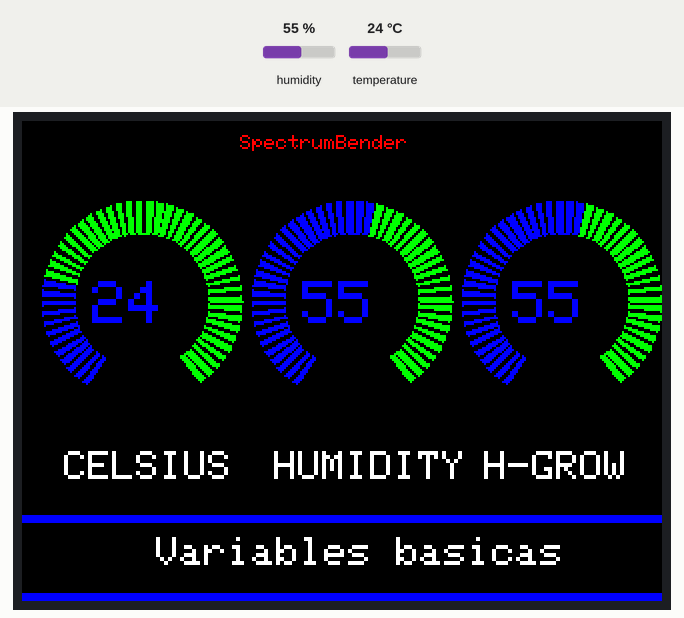
Bench run of a sketch on a simulated Arduino Mega 2560, built with avr-gcc and run on an emulated ATmega2560. Shown: 320×240 colour display. Inputs (shaded band) come from the test bench; at power-on: humidity 55 %, temperature 24 °C. What the sketch prints to the serial monitor is not drawn.

Above: at 1.4 s.
1.5 s: humidity set to 22 %
At 4.9 s:
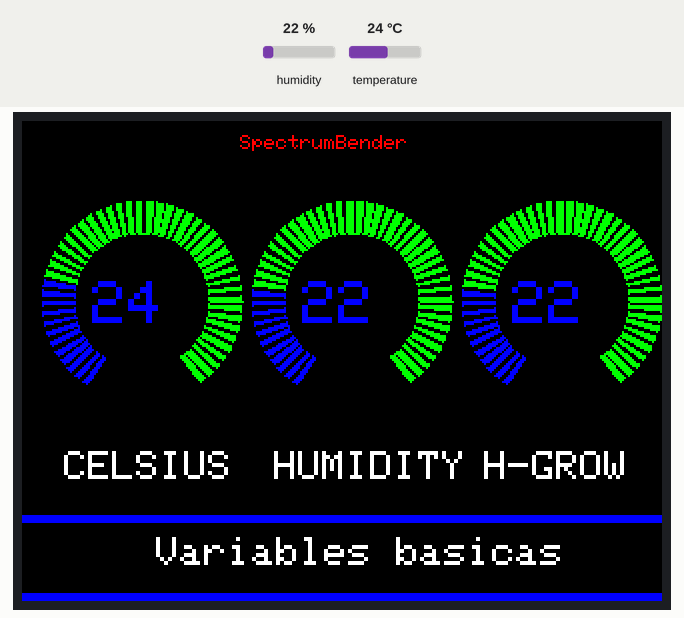
5.9 s: humidity set to 10 %
At 9.1 s:
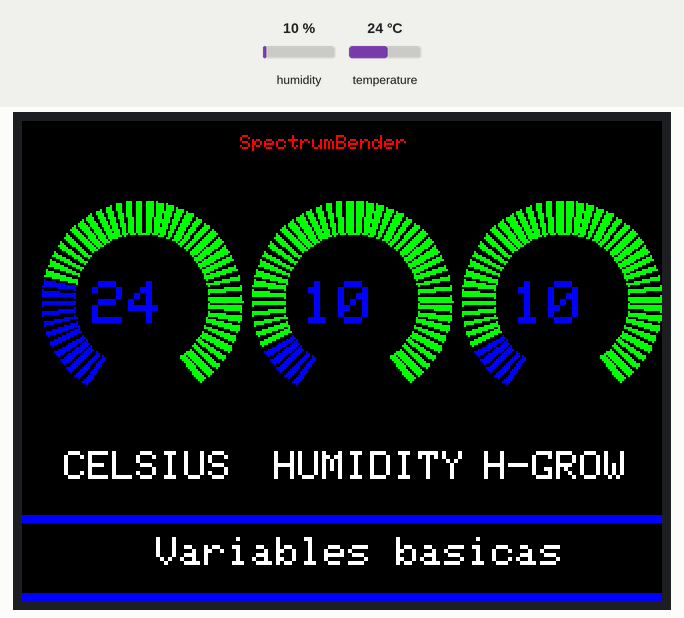
10.3 s: temperature set to 12 °C
At 11.4 s:
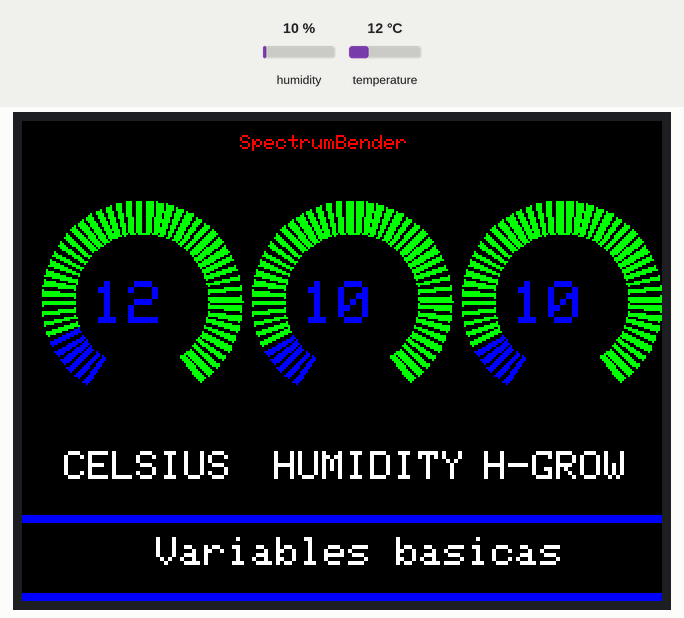
14.7 s: temperature set to 19 °C
At 18.6 s:
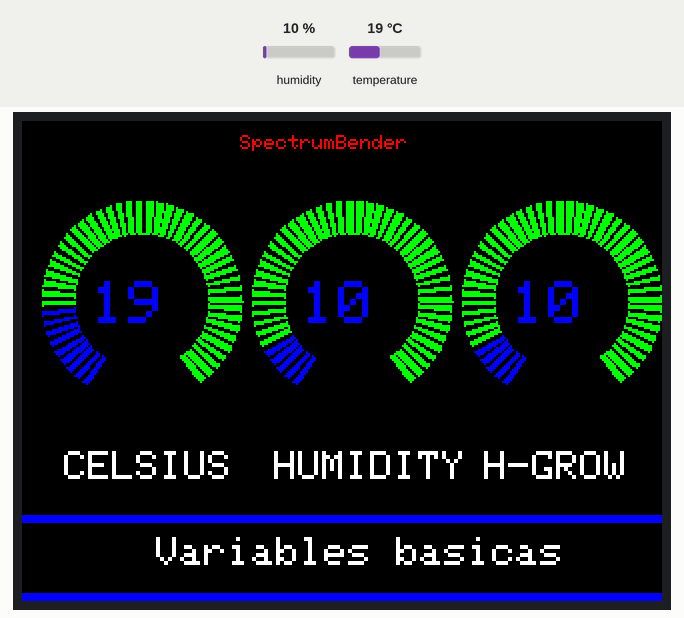
Timing chart, 0 to 20.1 s (numbered marks = the images above; inputs shaded):
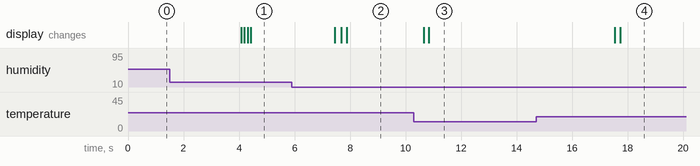

The sketch:

tft_dashboard.ino
```cpp
/* www.ngarep.net */
//Project Arduino Monitoring
#include <SPI.h>          // f.k. for Arduino-1.5.2
#include "Adafruit_GFX.h"// Hardware-specific library
#include <MCUFRIEND_kbv.h>
MCUFRIEND_kbv tft;
#include "DHT.h"

#define DHTPIN A8    // what digital pin we're connected to

#define relay 0

// Uncomment whatever type you're using!
#define DHTTYPE DHT11   // DHT 11
//#define DHTTYPE DHT22   // DHT 22  (AM2302), AM2321
//#define DHTTYPE DHT21   // DHT 21 (AM2301)

#define BLACK   0x0000
#define BLUE    0x001F
#define RED     0xF800
#define GREEN   0x07E0
#define CYAN    0x07FF
#define MAGENTA 0xF81F
#define YELLOW  0xFFE0
#define WHITE   0xFFFF

#define RED2RED 0
#define GREEN2GREEN 1
#define BLUE2BLUE 2
#define BLUE2RED 3
#define GREEN2RED 4
#define RED2GREEN 5

uint32_t runTime = -99999;       // time for next update
int reading1 = 0; // Value to be displayed
int d = 0; // Variable used for the sinewave test waveform
boolean alert = 0;
int8_t ramp = 1;
int tesmod =0;

DHT dht(DHTPIN, DHTTYPE);

void setup() {
  Serial.begin(9600);
  Serial.println("DHTxx test!");
  tft.reset(); //Reset LCD to begin
  uint16_t id = tft.readID();
    tft.begin(id);
  tft.setRotation(1); // Set Rotation at 0 degress (default)

tft.fillScreen(BLACK); //Set Background Color with BLACK
    tft.setCursor (7,208);
    tft.setTextSize (2);
    tft.setTextColor (WHITE,BLACK);
    tft.print ("     Variables basicas       ");

    tft.setCursor (7,7);
    tft.setTextSize (1);
    tft.setTextColor (RED,BLACK);
    tft.print ("                 SpectrumBender      ");

//Design Interface (lines)
    tft.fillRect(0,197,320,4,BLUE);
    tft.fillRect(0,236,320,4,BLUE);

    pinMode(relay, OUTPUT);
    dht.begin();
}

void loop() {
  float h = dht.readHumidity();
  float t = dht.readTemperature();
  float f = dht.readTemperature(true);

  if (isnan(h) || isnan(t) || isnan(f)) {
    Serial.println("Failed to read from DHT sensor!");
    return;
  }

if (millis() - runTime >= 500) { // Execute every 500ms
    runTime = millis();
    int xpos = 0, ypos = 10, gap = 4, radius = 52;
    // Draw a large meter
    xpos = 320/2 - 150, ypos = 40, gap = 100, radius = 50;
    ringMeter(t,0,100, xpos,ypos,radius,"CELSIUS",GREEN); // Draw analogue meter

    ringMeter(h,0,100, 115,ypos,radius,"HUMIDITY",GREEN); // Draw analogue meter
    ringMeter(h,0,100, 220,ypos,radius,"H-GROW",GREEN); // Draw analogue meter

    }

  Serial.print("Temperature: ");
  Serial.print(t);
  Serial.println(" *C ");
  Serial.print("Fahrenheight: ");
  Serial.print(f);
  Serial.println(" *F\t");
  Serial.print("Humidity: ");
  Serial.print(h);
  Serial.println(" %\t");
  if(t>40) {digitalWrite(relay, HIGH);}
  else
  {digitalWrite(relay, LOW);}
  delay(1000);
}

// #########################################################################
//  Draw the meter on the screen, returns x coord of righthand side
// #########################################################################
int ringMeter(int value, int vmin, int vmax, int x, int y, int r, char *units, byte scheme)
{
  x += r; y += r;   // Calculate coords of centre of ring
  int w = r / 3;    // Width of outer ring is 1/4 of radius
  int angle = 150;  // Half the sweep angle of meter (300 degrees)
  int v = map(value, vmin, vmax, -angle, angle); // Map the value to an angle v
  byte seg = 3; // Segments are 3 degrees wide = 100 segments for 300 degrees
  byte inc = 6; // Draw segments every 3 degrees, increase to 6 for segmented ring
  // Variable to save "value" text colour from scheme and set default
  int colour = BLUE;

  // Draw colour blocks every inc degrees
  for (int i = -angle+inc/2; i < angle-inc/2; i += inc) {
    // Calculate pair of coordinates for segment start
    float sx = cos((i - 90) * 0.0174532925);
    float sy = sin((i - 90) * 0.0174532925);
    uint16_t x0 = sx * (r - w) + x;
    uint16_t y0 = sy * (r - w) + y;
    uint16_t x1 = sx * r + x;
    uint16_t y1 = sy * r + y;

    // Calculate pair of coordinates for segment end
    float sx2 = cos((i + seg - 90) * 0.0174532925);
    float sy2 = sin((i + seg - 90) * 0.0174532925);
    int x2 = sx2 * (r - w) + x;
    int y2 = sy2 * (r - w) + y;
    int x3 = sx2 * r + x;
    int y3 = sy2 * r + y;

    if (i < v) { // Fill in coloured segments with 2 triangles
      switch (scheme) {
        case 0: colour = RED; break; // Fixed colour
        case 1: colour = GREEN; break; // Fixed colour
        case 2: colour = BLUE; break; // Fixed colour
        case 3: colour = rainbow(map(i, -angle, angle, 0, 127)); break; // Full spectrum blue to red
        case 4: colour = rainbow(map(i, -angle, angle, 70, 127)); break; // Green to red (high temperature etc)
        case 5: colour = rainbow(map(i, -angle, angle, 127, 63)); break; // Red to green (low battery etc)
        default: colour = BLUE; break; // Fixed colour
      }
      tft.fillTriangle(x0, y0, x1, y1, x2, y2, colour);
      tft.fillTriangle(x1, y1, x2, y2, x3, y3, colour);
      //text_colour = colour;
    }
    else // Fill in blank segments
    {
      tft.fillTriangle(x0, y0, x1, y1, x2, y2, GREEN);
      tft.fillTriangle(x1, y1, x2, y2, x3, y3, GREEN);
    }
  }
  // Convert value to a string
  char buf[10];
  byte len = 2; if (value > 999) len = 4;
  dtostrf(value, len, 0, buf);
  buf[len] = ' '; buf[len] = 0;
  // Set the text colour to default
  tft.setTextSize(1);

  if(value>9){
  tft.setTextColor(colour,BLACK);
  tft.setCursor(x-25,y-10);tft.setTextSize(3);
  tft.print(buf);}
  if(value<10){
  tft.setTextColor(colour,BLACK);
  tft.setCursor(x-25,y-10);tft.setTextSize(3);
  tft.print(buf);}

  tft.setTextColor(WHITE,BLACK);

  tft.setCursor(x-39,y+75);tft.setTextSize(2);
  tft.print(units); // Units display

  // Calculate and return right hand side x coordinate
  return x + r;
}

// #########################################################################
// Return a 16 bit rainbow colour
// #########################################################################
unsigned int rainbow(byte value)
{
  byte red = 0;
  byte green = 0;
  byte blue = 0;
  byte quadrant = value / 32;

  if (quadrant == 0) {
    blue = 31;
    green = 2 * (value % 32);
    red = 0;
  }
  if (quadrant == 1) {
    blue = 31 - (value % 32);
    green = 63;
    red = 0;
  }
  if (quadrant == 2) {
    blue = 0;
    green = 63;
    red = value % 32;
  }
  if (quadrant == 3) {
    blue = 0;
    green = 63 - 2 * (value % 32);
    red = 31;
  }
  return (red << 11) + (green << 5) + blue;
}

// #########################################################################
// Return a value in range -1 to +1 for a given phase angle in degrees
// #########################################################################
float sineWave(int phase) {
  return sin(phase * 0.0174532925);
}
```

Measured:
- after the input at 1.5 s, the display: first changes after 2.6 s (image 1 shows a later state)
- after the input at 5.9 s, the display: first changes after 1.5 s (image 2 shows a later state)
- after the input at 10.3 s, the display: first changes after 0.35 s (image 3 shows a later state)
- after the input at 14.7 s, the display: first changes after 2.8 s (image 4 shows a later state)
